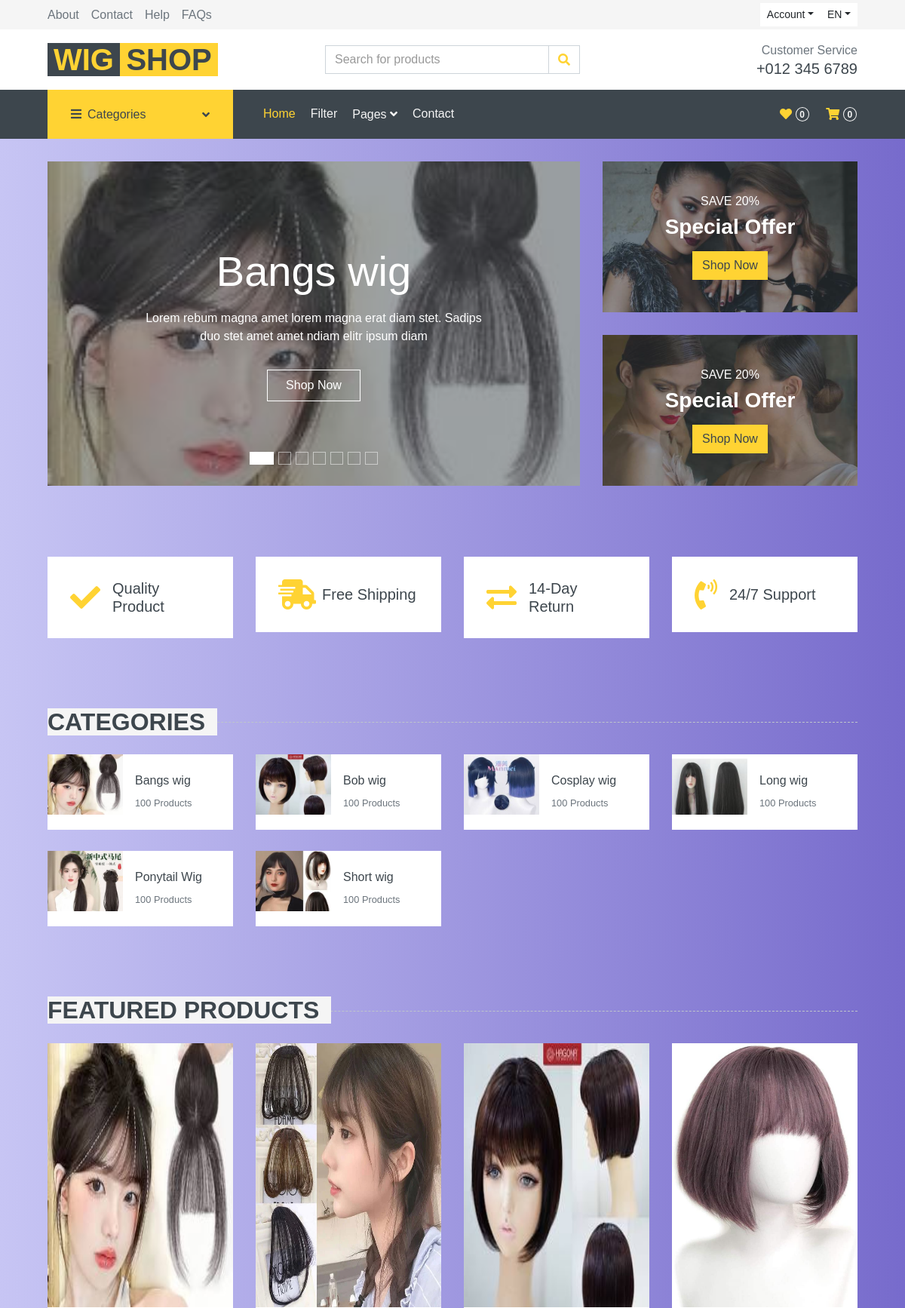
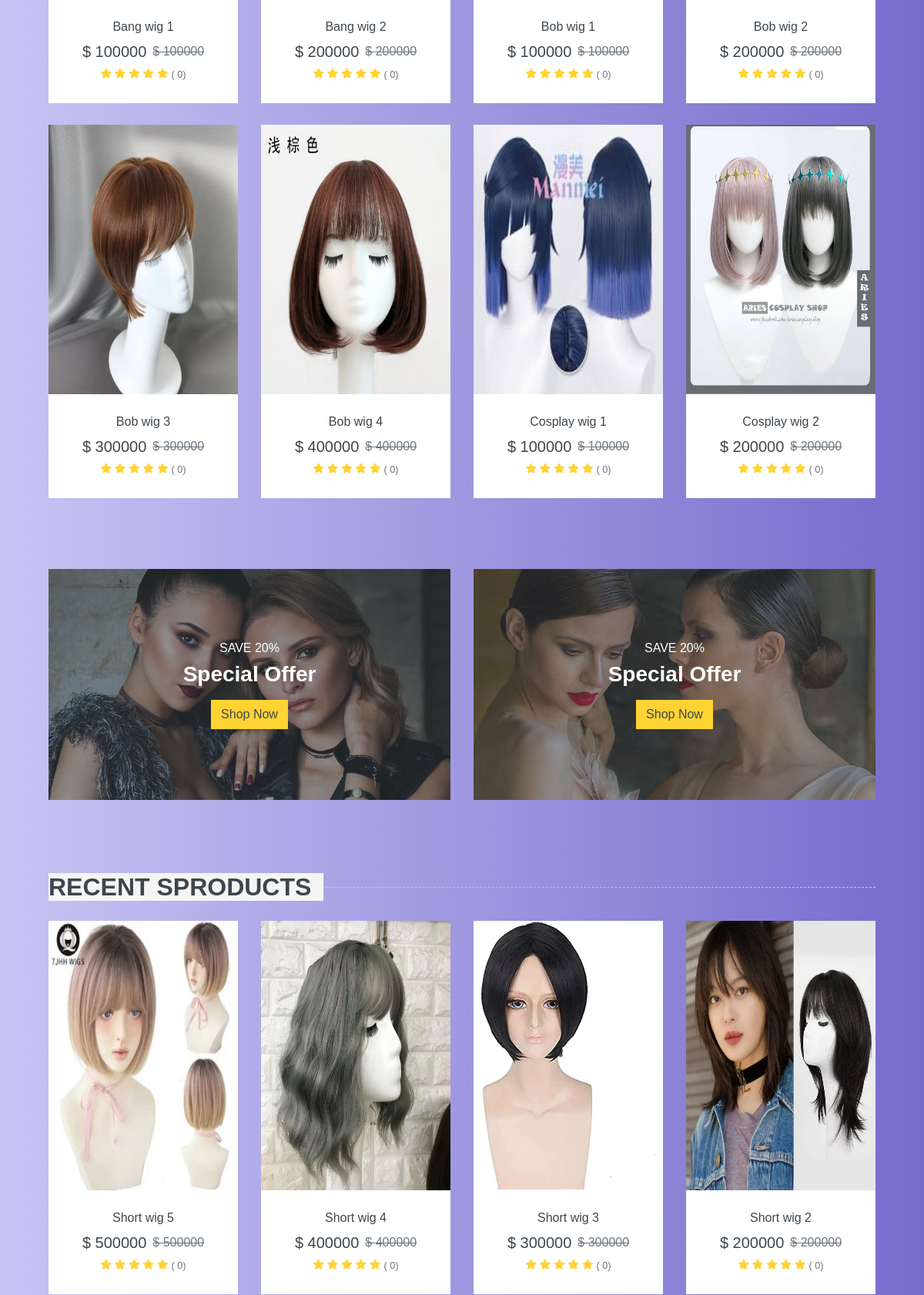
The page / (upper part) on the database its author committed (2 pictures, top to bottom).
### tables this page shows
CREATE TABLE `category` (
  `id` int(11) NOT NULL,
  `category` varchar(20) NOT NULL,
  `cover` text NOT NULL
);

CREATE TABLE `product` (
  `id` int(11) NOT NULL,
  `name` varchar(50) NOT NULL,
  `image` text NOT NULL,
  `color` varchar(10) NOT NULL,
  `price` float NOT NULL,
  `category` varchar(20) NOT NULL,
  `date` datetime NOT NULL,
  `infomation` text NOT NULL,
  `star` float NOT NULL,
  `number_sell` int(11) NOT NULL
);

### control.php (called while the page is built, shortened)
<?php
include('connect.php');
class data
{
    function se_peoduct_featured()
    {
        global $conn;
        $sql = "SELECT * FROM product ORDER BY number_sell DESC LIMIT 8";
        $run = mysqli_query($conn, $sql);
        return $run;
    }
    function se_recent($product_start)
    {
        global $conn;
        $sql = "SELECT * FROM product ORDER BY date DESC LIMIT $product_start,16";
        $run = mysqli_query($conn, $sql);
        return $run;
    }
    function se_category()
    {
        global $conn;
        $sql = "SELECT * FROM category";
        $run = mysqli_query($conn, $sql);
        return $run;
    }
}
?>

### index.php (the view, shortened to what this page needs)
<!DOCTYPE html>
<html lang="en">
<head>
    <link href="https://cdnjs.cloudflare.com/ajax/libs/font-awesome/5.10.0/css/all.min.css" rel="stylesheet">
    <link href="lib/animate/animate.min.css" rel="stylesheet">
    <link href="lib/owlcarousel/assets/owl.carousel.min.css" rel="stylesheet">
    <link href="css/style.css" rel="stylesheet">
</head>
<body>
    <?php
    include('control.php');
            ?>
    <?php include('topbar.php') ?>
    <?php include('menu.php') ?>
    <div class="container-fluid mb-3">
        <div class="row px-xl-5">
            <div class="col-lg-8">
                <div id="header-carousel" class="carousel slide carousel-fade mb-30 mb-lg-0" data-ride="carousel">
                    <ol class="carousel-indicators">
                        <li data-target="#header-carousel" data-slide-to="0" class="active"></li>
                        <li data-target="#header-carousel" data-slide-to="1"></li>
                        <li data-target="#header-carousel" data-slide-to="2"></li>
                        <li data-target="#header-carousel" data-slide-to="3"></li>
                        <li data-target="#header-carousel" data-slide-to="4"></li>
                        <li data-target="#header-carousel" data-slide-to="5"></li>
                        <li data-target="#header-carousel" data-slide-to="6"></li>
                    </ol>
                    <div class="carousel-inner">
                        <?php
                        $sql = "SELECT * from category LIMIT 1";
                        $result = $conn->query($sql);
                        $row = mysqli_fetch_assoc($result);
                        ?>
                        <div class="carousel-item position-relative active" style="height: 430px;">
                            <img class="position-absolute w-100 h-100"
                                src="bs-advance-admin\advance-admin\img\cover\<?php echo $row['cover'] ?>"
                                style="object-fit: cover;">
                            <div class="carousel-caption d-flex flex-column align-items-center justify-content-center">
                                <div class="p-3" style="max-width: 700px;">
                                    <h1 class="display-4 text-white mb-3 animate__animated animate__fadeInDown">
                                        <?php echo $row['category'] ?>
                                    </h1>
                                    <p class="mx-md-5 px-5 animate__animated animate__bounceIn">Lorem rebum magna amet
                                        lorem magna erat diam stet. Sadips duo stet amet amet ndiam elitr ipsum diam</p>
                                    <a class="btn btn-outline-light py-2 px-4 mt-3 animate__animated animate__fadeInUp"
                                        href="#">Shop Now</a>
                                </div>
                            </div>
                        </div>
                    </div>
                </div>
            </div>
            <div class="col-lg-4">
                <div class="product-offer mb-30" style="height: 200px;">
                    <img class="img-fluid" src="img/offer-1.jpg" alt="">
                    <div class="offer-text">
                        <h6 class="text-white text-uppercase">Save 20%</h6>
                        <h3 class="text-white mb-3">Special Offer</h3>
                        <a href="" class="btn btn-primary">Shop Now</a>
                    </div>
                </div>
                <div class="product-offer mb-30" style="height: 200px;">
                    <img class="img-fluid" src="img/offer-2.jpg" alt="">
                    <div class="offer-text">
                        <h6 class="text-white text-uppercase">Save 20%</h6>
                        <h3 class="text-white mb-3">Special Offer</h3>
                        <a href="" class="btn btn-primary">Shop Now</a>
                    </div>
                </div>
            </div>
        </div>
    </div>
    <div class="container-fluid pt-5">
        <div class="row px-xl-5 pb-3">
            <div class="col-lg-3 col-md-6 col-sm-12 pb-1">
                <div class="d-flex align-items-center bg-light mb-4" style="padding: 30px;">
                    <h1 class="fa fa-check text-primary m-0 mr-3"></h1>
                    <h5 class="font-weight-semi-bold m-0">Quality Product</h5>
                </div>
            </div>
            <div class="col-lg-3 col-md-6 col-sm-12 pb-1">
                <div class="d-flex align-items-center bg-light mb-4" style="padding: 30px;">
                    <h1 class="fa fa-shipping-fast text-primary m-0 mr-2"></h1>
                    <h5 class="font-weight-semi-bold m-0">Free Shipping</h5>
                </div>
            </div>
            <div class="col-lg-3 col-md-6 col-sm-12 pb-1">
                <div class="d-flex align-items-center bg-light mb-4" style="padding: 30px;">
                    <h1 class="fas fa-exchange-alt text-primary m-0 mr-3"></h1>
                    <h5 class="font-weight-semi-bold m-0">14-Day Return</h5>
                </div>
            </div>
            <div class="col-lg-3 col-md-6 col-sm-12 pb-1">
                <div class="d-flex align-items-center bg-light mb-4" style="padding: 30px;">
                    <h1 class="fa fa-phone-volume text-primary m-0 mr-3"></h1>
                    <h5 class="font-weight-semi-bold m-0">24/7 Support</h5>
                </div>
            </div>
        </div>
    </div>
    <div class="container-fluid pt-5">
        <h2 class="section-title position-relative text-uppercase mx-xl-5 mb-4"><span
                class="bg-secondary pr-3">Categories</span></h2>
        <div class="row px-xl-5 pb-3">
            <?php
            foreach ($seCategory as $category1) {
                ?>
                <div class="col-lg-3 col-md-4 col-sm-6 pb-1">
                    <a class="text-decoration-none" href="category.php?category=<?php echo $category1['category'] ?>">
                        <div class="cat-item d-flex align-items-center mb-4">
                            <div class="overflow-hidden" style="width: 100px; height: 100px;">
                                <img class="img-fluid"
                                    src="bs-advance-admin/advance-admin/img/cover/<?php echo $category1['cover'] ?>" alt="">
                            </div>
                            <div class="flex-fill pl-3">
                                <h6>
                                    <?php echo $category1['category'] ?>
                                </h6>
                                <small class="text-body">100 Products</small>
                            </div>
                        </div>
                    </a>
                </div>
            <?php } ?>
        </div>
    </div>
    <div class="container-fluid pt-5 pb-3">
        <h2 class="section-title position-relative text-uppercase mx-xl-5 mb-4"><span class="bg-secondary pr-3">Featured
                Products</span></h2>
        <div class="row px-xl-5">
            <?php
            $selectFeatured = $getdata->se_peoduct_featured();
            foreach ($selectFeatured as $topProduct) {
                ?>
                <div class="col-lg-3 col-md-4 col-sm-6 pb-1">
                    <div class="product-item bg-light mb-4">
                        <div class="product-img position-relative overflow-hidden">
                            <img class="img-fluid w-100" style="height: 350px;"
                                src="bs-advance-admin/advance-admin/img/<?php echo $topProduct['image'] ?>" alt="">
                            <div class="product-action">
                            </div>
                        </div>
                        <div class="text-center py-4">
                            <a class="h6 text-decoration-none text-truncate" href="">
                                <?php echo $topProduct['name'] ?>
                            </a>
                            <div class="d-flex align-items-center justify-content-center mt-2">
                                <h5>$
                                    <?php echo $topProduct['price'] ?>
                                </h5>
                                <h6 class="text-muted ml-2"><del>$
                                        <?php echo $topProduct['price'] ?>
                                    </del></h6>
                            </div>
                            <div class="d-flex align-items-center justify-content-center mb-1">
                                <small class="fa fa-star text-primary mr-1"></small>
                                <small class="fa fa-star text-primary mr-1"></small>
                                <small class="fa fa-star text-primary mr-1"></small>
                                <small class="fa fa-star text-primary mr-1"></small>
                                <small class="fa fa-star text-primary mr-1"></small>
                                <small>(
                                    <?php echo $topProduct['number_sell'] ?>)
                                </small>
                            </div>
                        </div>
                    </div>
                </div>
            <?php } ?>
        </div>
    </div>
    <div class="container-fluid pt-5 pb-3">
        <div class="row px-xl-5">
            <div class="col-md-6">
                <div class="product-offer mb-30" style="height: 300px;">
                    <img class="img-fluid" src="img/offer-1.jpg" alt="">
                    <div class="offer-text">
                        <h6 class="text-white text-uppercase">Save 20%</h6>
                        <h3 class="text-white mb-3">Special Offer</h3>
                        <a href="" class="btn btn-primary">Shop Now</a>
                    </div>
                </div>
            </div>
            <div class="col-md-6">
                <div class="product-offer mb-30" style="height: 300px;">
                    <img class="img-fluid" src="img/offer-2.jpg" alt="">
                    <div class="offer-text">
                        <h6 class="text-white text-uppercase">Save 20%</h6>
                        <h3 class="text-white mb-3">Special Offer</h3>
                        <a href="" class="btn btn-primary">Shop Now</a>
                    </div>
                </div>
            </div>
        </div>
    </div>
    <div class="container-fluid pt-5 pb-3">
        <h2 class="section-title position-relative text-uppercase mx-xl-5 mb-4"><span class="bg-secondary pr-3">Recent
                sProducts</span></h2>
        <div class="row px-xl-5">
            <?php
            if (isset($_GET['page']) && $_GET['page'] == true) {
                $page = $_GET['page'];
            } else {
                $page = 1;
            }
            $product_start = (($page - 1) * 16);
            $selectRecent = $getdata->se_recent($product_start);
            foreach ($selectRecent as $recent) {
                ?>
                <div class="col-lg-3 col-md-4 col-sm-6 pb-1">
                    <div class="product-item bg-light mb-4">
                        <div class="product-img position-relative overflow-hidden">
                            <img class="img-fluid w-100" style="height: 350px;"
                                src="bs-advance-admin/advance-admin/img/<?php echo $recent['image'] ?>" alt="">
                            <div class="product-action">
                            </div>
                        </div>
                        <div class="text-center py-4">
                            <a class="h6 text-decoration-none text-truncate" href="">
                                <?php echo $recent['name'] ?>
                            </a>
                            <div class="d-flex align-items-center justify-content-center mt-2">
                                <h5>$
                                    <?php echo $recent['price'] ?>
                                </h5>
                                <h6 class="text-muted ml-2"><del>$
                                        <?php echo $recent['price'] ?>
                                    </del></h6>
                            </div>
                            <div class="d-flex align-items-center justify-content-center mb-1">
                                <small class="fa fa-star text-primary mr-1"></small>
                                <small class="fa fa-star text-primary mr-1"></small>
                                <small class="fa fa-star text-primary mr-1"></small>
                                <small class="fa fa-star text-primary mr-1"></small>
                                <small class="fa fa-star text-primary mr-1"></small>
                                <small>(
                                    <?php echo $recent['number_sell'] ?>)
                                </small>
                            </div>
                        </div>
                    </div>
                </div>
            <?php } ?>
        </div>
    </div>
</body>
</html>

### rows shown on the page
category: cover (picture), category "Bangs wig"
category: cover (picture), category "Bob wig"
category: cover (picture), category "Cosplay wig"
category: cover (picture), category "Long wig"
category: cover (picture), category "Ponytail Wig"
category: cover (picture), category "Short wig"
product: image (picture), name "Bang wig 1", price "100000", number_sell "0"
product: image (picture), name "Bang wig 2", price "200000", number_sell "0"
product: image (picture), name "Bob wig 1", price "100000", number_sell "0"
product: image (picture), name "Bob wig 2", price "200000", number_sell "0"
product: image (picture), name "Bob wig 3", price "300000", number_sell "0"
product: image (picture), name "Bob wig 4", price "400000", number_sell "0"
product: image (picture), name "Cosplay wig 1", price "100000", number_sell "0"
product: image (picture), name "Cosplay wig 2", price "200000", number_sell "0"
product: image (picture), name "Short wig 5", price "500000", number_sell "0"
product: image (picture), name "Short wig 4", price "400000", number_sell "0"
product: image (picture), name "Short wig 3", price "300000", number_sell "0"
product: image (picture), name "Short wig 2", price "200000", number_sell "0"
